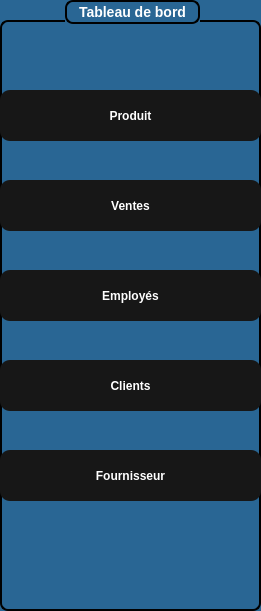
   <widget class="QGroupBox" name="groupBox_2">
    <property name="geometry">
     <rect>
      <x>30</x>
      <y>20</y>
      <width>261</width>
      <height>611</height>
     </rect>
    </property>
    <property name="styleSheet">
     <string notr="true">QGroupBox {
    background-color: rgb(41, 102, 148);   /* blue background */
    border: 2px solid black;               /* black border, 2px wide */
    border-radius: 8px;                    /* rounded corners */
    margin-top: 20px;                      /* space for the title */
    color: white;                          /* title text color */
    font-weight: bold;
    font-size: 14px;
}

QGroupBox::title {
 border: 2px solid black;               /* black border, 2px wide */
    border-radius: 8px;     
background-color: rgb(41, 102, 148);
    subcontrol-origin: margin;
    subcontrol-position: top center;       /* title centered */
    padding: 2px 10px;
}</string>
    </property>
    <property name="title">
     <string>Tableau de bord</string>
    </property>
    <widget class="QPushButton" name="btnProd">
     <property name="geometry">
      <rect>
       <x>0</x>
       <y>90</y>
       <width>261</width>
       <height>51</height>
      </rect>
     </property>
     <property name="styleSheet">
      <string notr="true">#btnProd {
    font-family: Arial, Helvetica, sans-serif;
    font-weight: bold;
    color: white;
    background-color: #171717;
    padding: 10px 20px;
    border: none;
    border-radius: 10px;
}

#btnProd:hover {
    background-color: #0c66ed; /* hover effect */
}

#btnProd:pressed {
    background-color: #094bb0; /* pressed effect */
}

</string>
     </property>
     <property name="text">
      <string>Produit</string>
     </property>
    </widget>
    <widget class="QPushButton" name="on_btnvente_clicked">
     <property name="geometry">
      <rect>
       <x>0</x>
       <y>180</y>
       <width>261</width>
       <height>51</height>
      </rect>
     </property>
     <property name="styleSheet">
      <string notr="true">#on_btnvente_clicked {
    font-family: Arial, Helvetica, sans-serif;
    font-weight: bold;
    color: white;
    background-color: #171717;
    padding: 10px 20px;
    border: none;
    border-radius: 10px;
}

#on_btnvente_clicked:hover {
    background-color: #0c66ed; /* hover effect */
}

#on_btnvente_clicked:pressed {
    background-color: #094bb0; /* pressed effect */
}
</string>
     </property>
     <property name="text">
      <string>Ventes</string>
     </property>
    </widget>
    <widget class="QPushButton" name="btnemployer">
     <property name="geometry">
      <rect>
       <x>0</x>
       <y>270</y>
       <width>261</width>
       <height>51</height>
      </rect>
     </property>
     <property name="styleSheet">
      <string notr="true">#btnemployer {
    font-family: Arial, Helvetica, sans-serif;
    font-weight: bold;
    color: white;
    background-color: #171717;
    padding: 10px 20px;
    border: none;
    border-radius: 10px;
}

#btnemployer:hover {
    background-color: #0c66ed; /* hover effect */
}

#btnemployer:pressed {
    background-color: #094bb0; /* pressed effect */
}
</string>
     </property>
     <property name="text">
      <string>Employés</string>
     </property>
    </widget>
    <widget class="QPushButton" name="pushButton_11">
     <property name="geometry">
      <rect>
       <x>0</x>
       <y>360</y>
       <width>261</width>
       <height>51</height>
      </rect>
     </property>
     <property name="styleSheet">
      <string notr="true">#pushButton_11 {
    font-family: Arial, Helvetica, sans-serif;
    font-weight: bold;
    color: white;
    background-color: #171717;
    padding: 10px 20px;
    border: none;
    border-radius: 10px;
}

#pushButton_11:hover {
    background-color: #0c66ed; /* hover effect */
}

#pushButton_11:pressed {
    background-color: #094bb0; /* pressed effect */
}
</string>
     </property>
     <property name="text">
      <string>Clients</string>
     </property>
    </widget>
    <widget class="QPushButton" name="btnFour">
     <property name="geometry">
      <rect>
       <x>0</x>
       <y>450</y>
       <width>261</width>
       <height>51</height>
      </rect>
     </property>
     <property name="styleSheet">
      <string notr="true">#btnFour {
    font-family: Arial, Helvetica, sans-serif;
    font-weight: bold;
    color: white;
    background-color: #171717;
    padding: 10px 20px;
    border: none;
    border-radius: 10px;
}

#btnFour:hover {
    background-color: #0c66ed; /* hover effect */
}

#btnFour:pressed {
    background-color: #094bb0; /* pressed effect */
}
</string>
     </property>
     <property name="text">
      <string>Fournisseur</string>
     </property>
    </widget>
   </widget>
